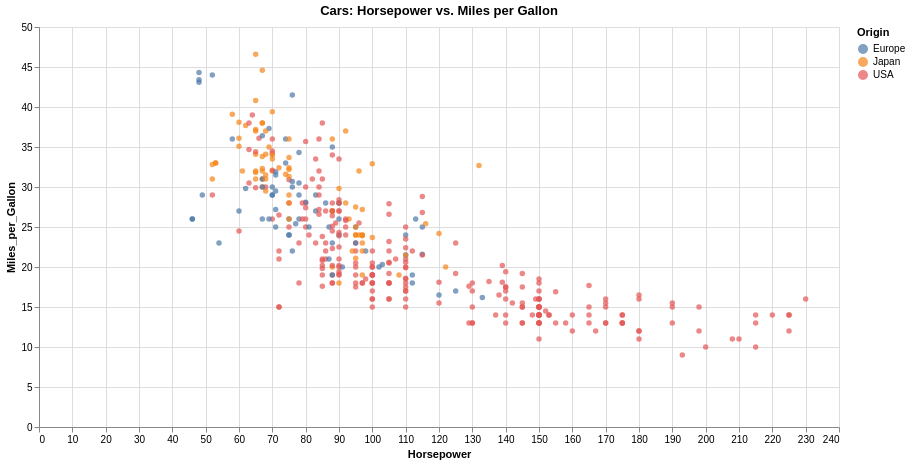

The code cell stored with this chart in its notebook:
### Code cell
chart = (
    alt.Chart(cars, title="Cars: Horsepower vs. Miles per Gallon", width=800, height=400)
    .mark_circle()
    .encode(
        x="Horsepower",
        y="Miles_per_Gallon",
        color="Origin",
    )
)

chart

### Figure 1 — Vega-Lite specification as saved in the notebook (floating-point values rounded to 4 significant figures; data arrays with more than 128 entries replaced by an {"elided": "..."} marker saying what was removed)
{"config": {"view": {"continuousWidth": 300, "continuousHeight": 300}}, "data": {"name": "data-583e73726c1545c56c203344161a975c"}, "mark": {"type": "circle"}, "encoding": {"color": {"field": "Origin", "type": "nominal"}, "x": {"field": "Horsepower", "type": "quantitative"}, "y": {"field": "Miles_per_Gallon", "type": "quantitative"}}, "height": 400, "title": "Cars: Horsepower vs. Miles per Gallon", "width": 800, "$schema": "https://vega.github.io/schema/vega-lite/v6.1.0.json", "datasets": {"data-583e73726c1545c56c203344161a975c": {"elided": "406 records"}}}
